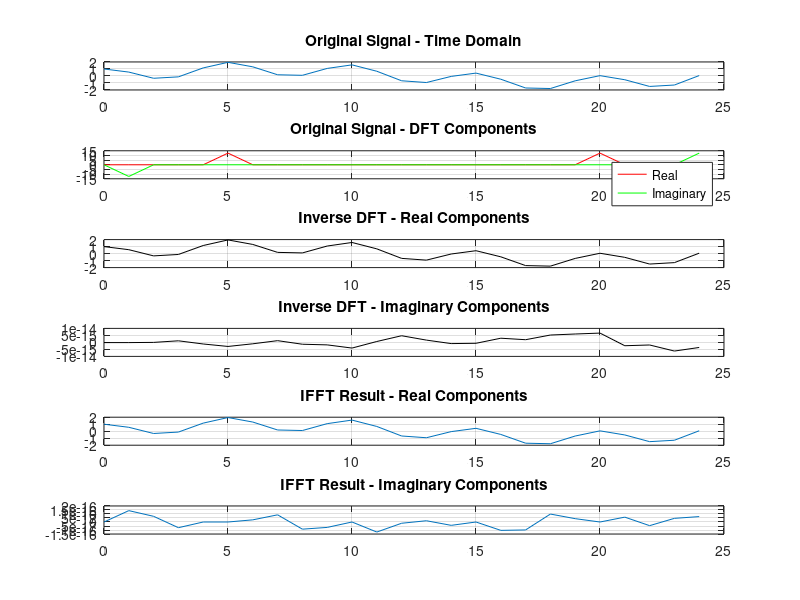

The MATLAB script that drew this image:
#!/bin/octave
## Evan Widloski - 2016-07-14
## DFT Testing - practicing and understanding inverse DFT

duration = 1;
sample_freq = 25;

N = duration*sample_freq;

n = 0:N-1;

x_time = sin(2*pi*1*n/N) + cos(2*pi*5*n/N);
## x = [0 -12.5i 0 0 0 12.5 0 0 0 0 0 0 0 0 0 0 0 0 0 0 12.5 0 0 0 12.5i];
x = fft(x_time);

## show original signal
subplot(6,1,1)
plot(n,x_time)
grid on
title(sprintf('Original Signal - Time Domain'))

## show original signal DFT components
subplot(6,1,2)
plot(n,real(x),'r',n,imag(x),'g')
grid on
legend('Real','Imaginary')
title(sprintf('Original Signal - DFT Components'))

## perform inverse discrete fourier transform using cos and sin components
out=zeros(1,N);
for k = n
  c = cos((2*pi*k*n)/N);
  s = sin((2*pi*k*n)/N);
  out += x(k+1)*(c + i*s);
endfor

out = (1/N)*out;

## show result of inverse DFT
subplot(6,1,3)
plot(n,real(out),'k')
grid on
title(sprintf('Inverse DFT - Real Components'))
subplot(6,1,4)
plot(n,imag(out),'k')
grid on
title(sprintf('Inverse DFT - Imaginary Components'))

## plot IFFT for comparison
subplot(6,1,5)
plot(n,real(ifft(x)))
grid on
title('IFFT Result - Real Components')
subplot(6,1,6)
plot(n,imag(ifft(x)))
grid on
title('IFFT Result - Imaginary Components')
